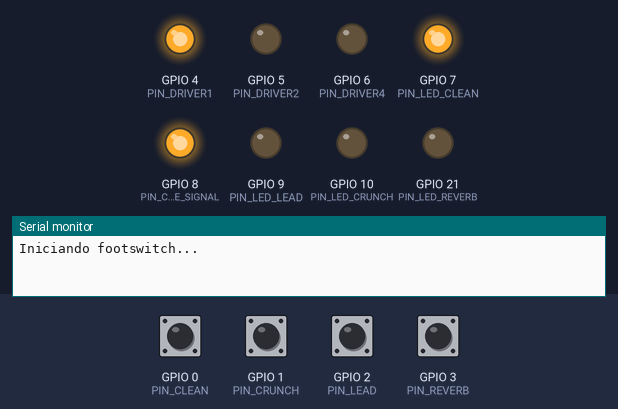
Bench run of a program on a simulated ESP32-C3. Shown: output pins drawn as LEDs (lit = HIGH), the last lines printed to the serial monitor. The inputs (shaded band) are chosen by the test bench; at power-on: GPIO 0 (PIN_CLEAN), GPIO 1 (PIN_CRUNCH), GPIO 2 (PIN_LEAD), GPIO 3 (PIN_REVERB) HIGH.

Above: at 1.2 s.
1.3 s: GPIO 1 (PIN_CRUNCH) pulled LOW for 0.15 s
At 2.1 s:
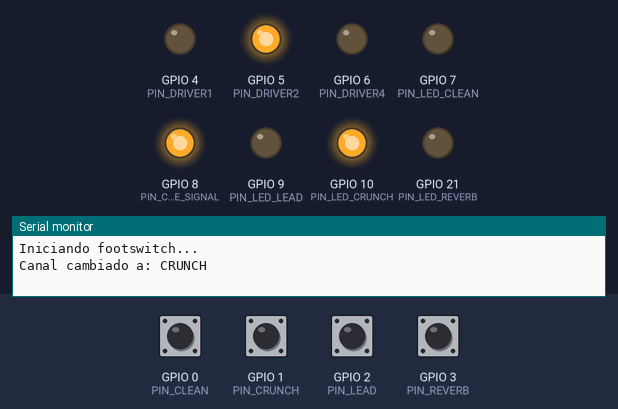
2.9 s: GPIO 0 (PIN_CLEAN) pulled LOW for 0.15 s
At 3.7 s:
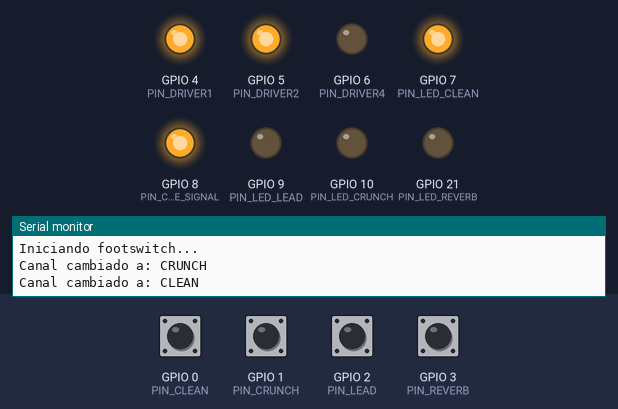
4.5 s: GPIO 2 (PIN_LEAD) pulled LOW for 0.15 s
At 5.2 s:
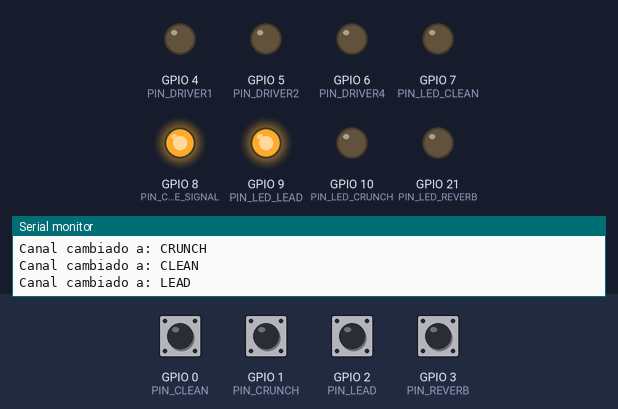
6.1 s: GPIO 3 (PIN_REVERB) pulled LOW for 0.15 s
At 6.5 s:
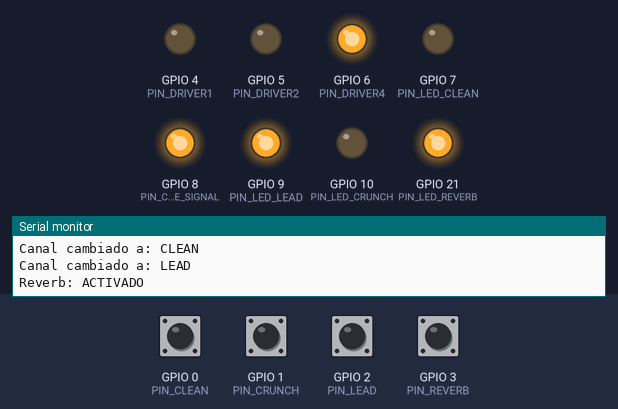
7.7 s: GPIO 0 (PIN_CLEAN) pulled LOW for 1 s
At 9.0 s:
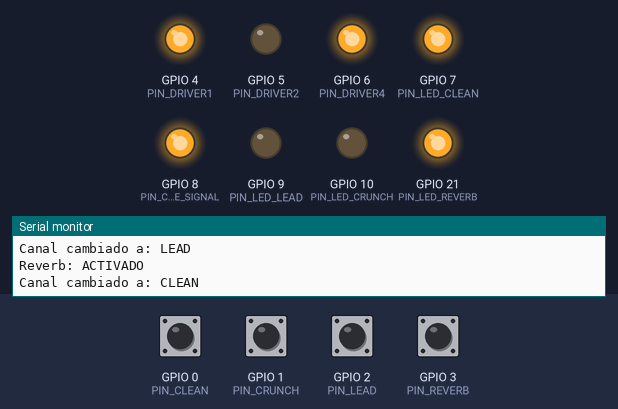
10.2 s: GPIO 1 (PIN_CRUNCH) pulled LOW for 1 s
At 10.9 s:
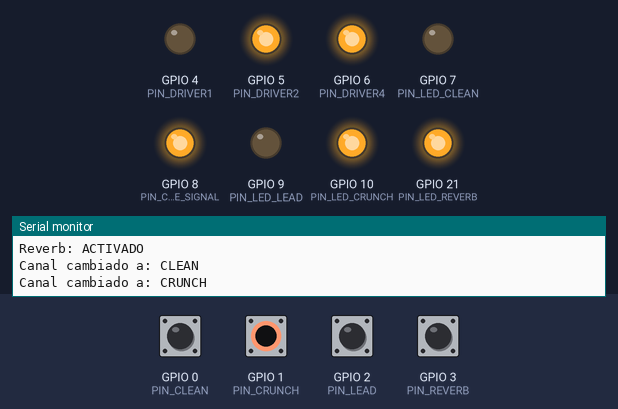
Timing chart, 0 to 13.2 s (numbered marks = the images above; inputs shaded):
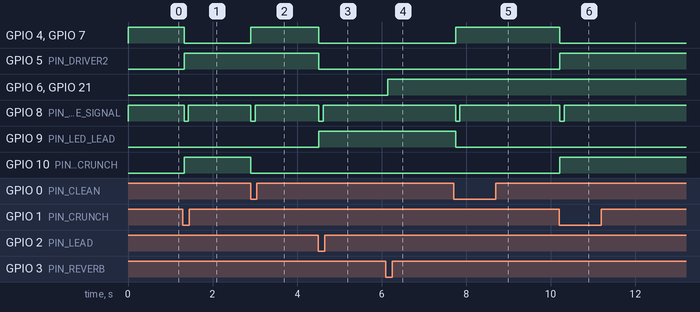

The program:

main.cpp
```cpp
#include <Arduino.h>

// Definición de pines de entrada (con pull-up, se activan con LOW)
#define PIN_CLEAN    0
#define PIN_CRUNCH   1
#define PIN_LEAD     2
#define PIN_REVERB   3

// Definición de pines de salida para drivers
#define PIN_DRIVER1  4
#define PIN_DRIVER2  5
#define PIN_DRIVER4  6

// Definición de pines de salida para LEDs (se activan con HIGH)
#define PIN_LED_CLEAN   7
#define PIN_LED_CRUNCH  10
#define PIN_LED_LEAD    9
#define PIN_LED_REVERB  21

// Pin para señal de cambio de canal (se activa por 100ms)
#define PIN_CHANGE_SIGNAL 8

// Estados posibles del canal
enum Channel {
  CHANNEL_CLEAN,
  CHANNEL_CRUNCH,
  CHANNEL_LEAD
};

// Variables globales de estado
Channel selectedChannel = CHANNEL_CLEAN;
bool reverbActive = false;

// Variables para almacenar el estado anterior de los botones (para detección de flanco)
bool lastCleanState = HIGH;
bool lastCrunchState = HIGH;
bool lastLeadState = HIGH;
bool lastReverbState = HIGH;

// Variables para el estado anterior de driver2 (para mantenerlo en modo CLEAN)
bool lastDriver2State = LOW;

// Variables para control de señal de cambio de canal
bool changeSignalActive = false;
unsigned long changeSignalStartTime = 0;
const unsigned long changeSignalDuration = 100; // 100ms de activación

// Tiempo de debounce (en milisegundos)
const unsigned long debounceDelay = 50;
unsigned long lastDebounceTime = 0;

void setup() {
  // Inicializar comunicación serial para depuración
  Serial.begin(115200);
  Serial.println("Iniciando footswitch...");

  // Configurar pines de entrada con pull-up interno
  pinMode(PIN_CLEAN, INPUT_PULLUP);
  pinMode(PIN_CRUNCH, INPUT_PULLUP);
  pinMode(PIN_LEAD, INPUT_PULLUP);
  pinMode(PIN_REVERB, INPUT_PULLUP);

  // Configurar pines de salida para drivers
  pinMode(PIN_DRIVER1, OUTPUT);
  pinMode(PIN_DRIVER2, OUTPUT);
  pinMode(PIN_DRIVER4, OUTPUT);

  // Configurar pines de salida para LEDs
  pinMode(PIN_LED_CLEAN, OUTPUT);
  pinMode(PIN_LED_CRUNCH, OUTPUT);
  pinMode(PIN_LED_LEAD, OUTPUT);
  pinMode(PIN_LED_REVERB, OUTPUT);

  // Configurar pin para señal de cambio de canal
  pinMode(PIN_CHANGE_SIGNAL, OUTPUT);
  digitalWrite(PIN_CHANGE_SIGNAL, HIGH); // Inicialmente inactivo (HIGH)

  // Estado inicial: LED clean encendido (HIGH), otros apagados (LOW)
  digitalWrite(PIN_LED_CLEAN, HIGH);    // CLEAN activo por defecto
  digitalWrite(PIN_LED_CRUNCH, LOW);
  digitalWrite(PIN_LED_LEAD, LOW);
  digitalWrite(PIN_LED_REVERB, LOW);

  // Drivers en estado inicial según tabla de verdad para CLEAN
  digitalWrite(PIN_DRIVER1, HIGH);     // CLEAN: driver1 = 1
  digitalWrite(PIN_DRIVER2, LOW);      // Estado inicial LOW
  digitalWrite(PIN_DRIVER4, LOW);      // Reverb desactivado por defecto

  // Leer estado inicial de driver2 para mantenerlo en modo CLEAN
  lastDriver2State = digitalRead(PIN_DRIVER2);
}

void updateChannel(Channel newChannel) {
  // Solo actualizar si el canal ha cambiado
  if (selectedChannel != newChannel) {
    selectedChannel = newChannel;

    // Activar señal de cambio de canal (nivel bajo por poco tiempo)
    digitalWrite(PIN_CHANGE_SIGNAL, LOW);
    changeSignalActive = true;
    changeSignalStartTime = millis();

    Serial.print("Canal cambiado a: ");
    switch (selectedChannel) {
      case CHANNEL_CLEAN: Serial.println("CLEAN"); break;
      case CHANNEL_CRUNCH: Serial.println("CRUNCH"); break;
      case CHANNEL_LEAD: Serial.println("LEAD"); break;
    }
  }
}

void updateReverb(bool active) {
  if (reverbActive != active) {
    reverbActive = active;
    Serial.print("Reverb: ");
    Serial.println(reverbActive ? "ACTIVADO" : "DESACTIVADO");
  }
}

void updateDrivers() {
  // Aplicar tabla de verdad para driver1 y driver2 según el canal seleccionado
  switch (selectedChannel) {
    case CHANNEL_CLEAN:
      // clean: driver1 = 1, driver2 = X (no cambiar estado anterior)
      digitalWrite(PIN_DRIVER1, HIGH);
      // No cambiamos driver2, mantenemos el estado anterior
      break;

    case CHANNEL_CRUNCH:
      // crunch: driver1 = 0, driver2 = 1
      digitalWrite(PIN_DRIVER1, LOW);
      digitalWrite(PIN_DRIVER2, HIGH);
      lastDriver2State = HIGH; // Actualizar estado recordado
      break;

    case CHANNEL_LEAD:
      // lead: driver1 = 0, driver2 = 0
      digitalWrite(PIN_DRIVER1, LOW);
      digitalWrite(PIN_DRIVER2, LOW);
      lastDriver2State = LOW; // Actualizar estado recordado
      break;
  }

  // Para el modo CLEAN, necesitamos mantener el estado anterior de driver2
  if (selectedChannel == CHANNEL_CLEAN) {
    digitalWrite(PIN_DRIVER2, lastDriver2State);
  }

  // Control de driver4 según estado de reverb
  // reverb: si reverb está activado, driver4 = 1
  digitalWrite(PIN_DRIVER4, reverbActive ? HIGH : LOW);
}

void updateLEDs() {
  // Actualizar LEDs según el estado actual
  // Los LEDs se activan con HIGH (se encienden cuando el pin está en HIGH)
  digitalWrite(PIN_LED_CLEAN, (selectedChannel == CHANNEL_CLEAN) ? HIGH : LOW);
  digitalWrite(PIN_LED_CRUNCH, (selectedChannel == CHANNEL_CRUNCH) ? HIGH : LOW);
  digitalWrite(PIN_LED_LEAD, (selectedChannel == CHANNEL_LEAD) ? HIGH : LOW);
  digitalWrite(PIN_LED_REVERB, reverbActive ? HIGH : LOW);
}

void readInputs() {
  // Leer estado actual de los botones (con pull-up, activos en LOW)
  bool currentCleanState = digitalRead(PIN_CLEAN);
  bool currentCrunchState = digitalRead(PIN_CRUNCH);
  bool currentLeadState = digitalRead(PIN_LEAD);
  bool currentReverbState = digitalRead(PIN_REVERB);

  // Aplicar debounce simple basado en tiempo
  unsigned long currentTime = millis();
  if (currentTime - lastDebounceTime > debounceDelay) {
    lastDebounceTime = currentTime;

    // Detectar flanco descendente (botón presionado, cambio de HIGH a LOW)
    if (lastCleanState == HIGH && currentCleanState == LOW) {
      updateChannel(CHANNEL_CLEAN);
    }
    if (lastCrunchState == HIGH && currentCrunchState == LOW) {
      updateChannel(CHANNEL_CRUNCH);
    }
    if (lastLeadState == HIGH && currentLeadState == LOW) {
      updateChannel(CHANNEL_LEAD);
    }
    if (lastReverbState == HIGH && currentReverbState == LOW) {
      // El botón de reverb funciona como toggle
      updateReverb(!reverbActive);
    }

    // Actualizar estados anteriores
    lastCleanState = currentCleanState;
    lastCrunchState = currentCrunchState;
    lastLeadState = currentLeadState;
    lastReverbState = currentReverbState;
  }
}

void loop() {
  // Leer entradas y procesar cambios
  readInputs();

  // Actualizar drivers según el estado actual
  updateDrivers();

  // Actualizar LEDs según el estado actual
  updateLEDs();

  // Controlar señal de cambio de canal (activada por tiempo limitado)
  if (changeSignalActive) {
    unsigned long currentTime = millis();
    if (currentTime - changeSignalStartTime >= changeSignalDuration) {
      digitalWrite(PIN_CHANGE_SIGNAL, HIGH); // Desactivar señal
      changeSignalActive = false;
    }
  }

  // Pequeña pausa para estabilidad
  delay(10);
}
```

Measured:
- after the input at 1.3 s, GPIO 4 (PIN_DRIVER1), GPIO 7 (PIN_LED_CLEAN): HIGH → LOW at once; GPIO 5 (PIN_DRIVER2), GPIO 10 (PIN_LED_CRUNCH): LOW → HIGH at once; GPIO 8 (PIN_CHANGE_SIGNAL): HIGH → LOW at once, → HIGH 0.10 s later
- after the input at 2.9 s, GPIO 4 (PIN_DRIVER1), GPIO 7 (PIN_LED_CLEAN): LOW → HIGH at once; GPIO 8 (PIN_CHANGE_SIGNAL): HIGH → LOW at once, → HIGH 0.10 s later; GPIO 10 (PIN_LED_CRUNCH): HIGH → LOW at once
- after the input at 4.5 s, GPIO 4 (PIN_DRIVER1), GPIO 5 (PIN_DRIVER2), GPIO 7 (PIN_LED_CLEAN): HIGH → LOW at once; GPIO 8 (PIN_CHANGE_SIGNAL): HIGH → LOW at once, → HIGH 0.10 s later; GPIO 9 (PIN_LED_LEAD): LOW → HIGH at once
- after the input at 6.1 s, GPIO 6 (PIN_DRIVER4), GPIO 21 (PIN_LED_REVERB): LOW → HIGH after 0.05 s
- after the input at 7.7 s, GPIO 4 (PIN_DRIVER1), GPIO 7 (PIN_LED_CLEAN): LOW → HIGH after 0.05 s; GPIO 8 (PIN_CHANGE_SIGNAL): HIGH → LOW after 0.05 s, → HIGH 0.10 s later; GPIO 9 (PIN_LED_LEAD): HIGH → LOW after 0.05 s
- after the input at 10.2 s, GPIO 4 (PIN_DRIVER1), GPIO 7 (PIN_LED_CLEAN): HIGH → LOW at once; GPIO 5 (PIN_DRIVER2), GPIO 10 (PIN_LED_CRUNCH): LOW → HIGH at once; GPIO 8 (PIN_CHANGE_SIGNAL): HIGH → LOW at once, → HIGH 0.10 s later
